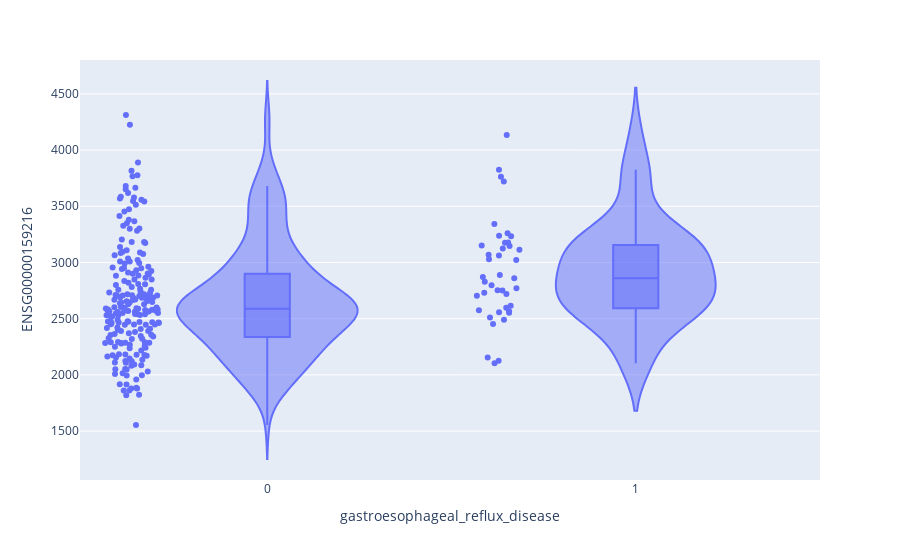

This figure's notebook cell:
### Markdown cell above
Now we should plot the comorbi. Dodity and gene we have chosen they seem related?

### Code cell
#this graphs the data without saving it
violin_bianary(thisdf, comorbid, gene)

### Figure 1 — Plotly figure (JSON) as saved in the notebook; plotly's stock layout.template omitted (floating-point values rounded to 4 significant figures; data arrays with more than 128 entries replaced by an {"elided": "..."} marker saying what was removed)
{"data": [{"alignmentgroup": "True", "box": {"visible": true}, "hovertemplate": "gastroesophageal_reflux_disease=%{x}<br>ENSG00000159216=%{y}<extra></extra>", "legendgroup": "", "marker": {"color": "#636efa"}, "name": "", "offsetgroup": "", "orientation": "v", "points": "all", "scalegroup": "True", "showlegend": false, "type": "violin", "x": {"elided": "254 int values"}, "x0": " ", "xaxis": "x", "y": {"elided": "254 float values"}, "y0": " ", "yaxis": "y"}], "layout": {"autosize": true, "legend": {"tracegroupgap": 0}, "margin": {"t": 60}, "violinmode": "group", "xaxis": {"anchor": "y", "autorange": true, "domain": [0, 1], "range": [-0.5086, 1.5], "title": {"text": "gastroesophageal_reflux_disease"}, "type": "linear"}, "yaxis": {"anchor": "x", "autorange": true, "domain": [0, 1], "range": [1065.0, 4801.0], "title": {"text": "ENSG00000159216"}, "type": "linear"}}}
